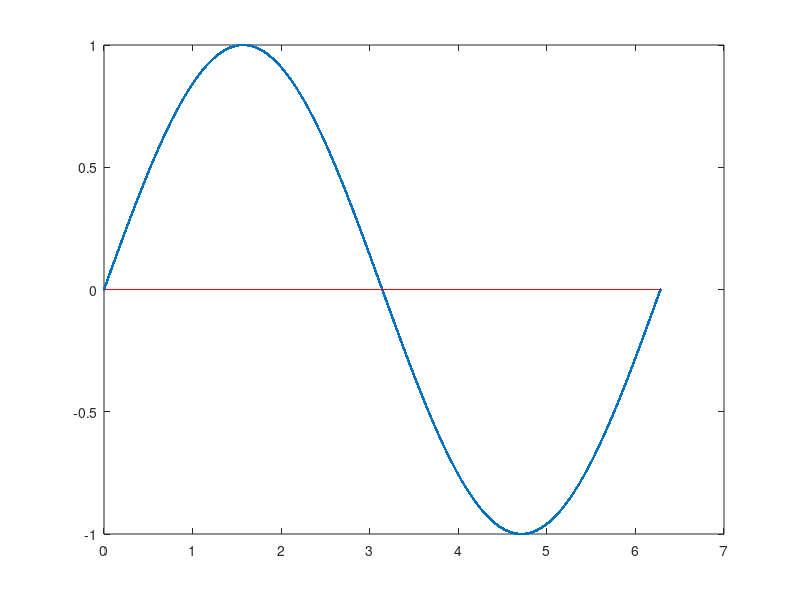

Write the MATLAB code that produced this figure.
%Example Problem
clc, clearvars, close all

%parameters
x = linspace(0,2*pi, 10000000);
y = sin(x);
y_check = 0;

%actions
plot(x,y,'.'), hold on, plot([0, 2*pi],[y_check y_check], '-r')
y_greater = y > y_check;

%output
FinalPercent = sum(y_greater) / length (y) * 100


% a = 50; 
%abc
% was geht